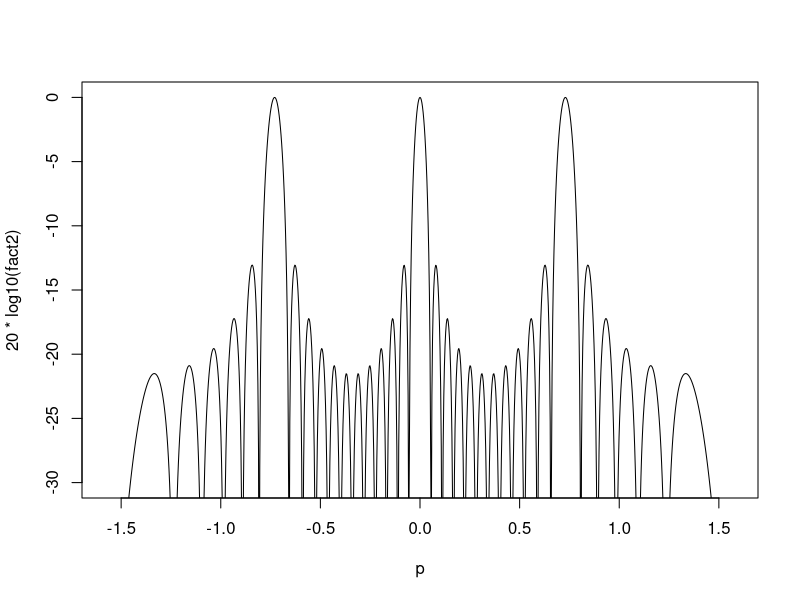

The R source for this figure:
AF = 0;
vect_p = c(2, 2, 2, 5, 5, 5, 8, 8, 8, 11, 11, 11, 14, 14, 14, 17, 17, 17, 20, 20, 20, 
          23, 23, 23, 26, 26, 26, 29, 29, 29, 32, 32, 32, 35, 35, 35);
#vect_p = c(1, 2, 3, 4, 5, 6, 7, 8, 9, 10, 11, 12);

    
p = seq(-(pi/2), pi/2, by = pi/1000);
deg2rad = function(deg) deg * (pi/180);
theta = deg2rad(40);

beta = function(k) -2*pi*(0.5)*(k-1)*(sin(theta));

for(n in vect_p){
  AF = AF + (exp(1i*2*pi*(n-1)*(0.5)*sin(p)));#*exp(1i*beta(n));
}

fact = abs(AF);
fact2 = fact / max(fact);
plot(p, 20*log10(fact2), ylim = c(-30, 0), type = 'l')